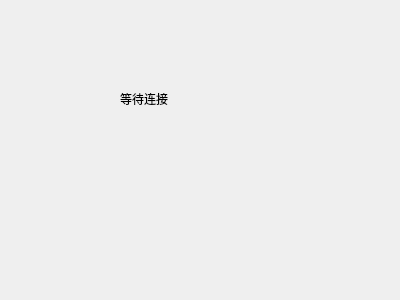
<?xml version="1.0" encoding="UTF-8"?>
<ui version="4.0">
 <class>Server</class>
 <widget class="QDialog" name="Server">
  <property name="geometry">
   <rect>
    <x>0</x>
    <y>0</y>
    <width>400</width>
    <height>300</height>
   </rect>
  </property>
  <property name="windowTitle">
   <string>Server</string>
  </property>
  <widget class="QLabel" name="label">
   <property name="geometry">
    <rect>
     <x>120</x>
     <y>90</y>
     <width>171</width>
     <height>17</height>
    </rect>
   </property>
   <property name="text">
    <string>等待连接</string>
   </property>
  </widget>
 </widget>
 <layoutdefault spacing="6" margin="11"/>
 <resources/>
 <connections/>
</ui>
